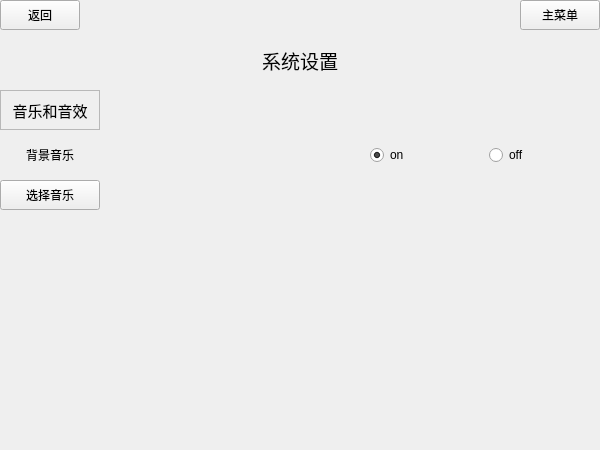
<?xml version="1.0" encoding="UTF-8"?>
<ui version="4.0">
 <class>Xitongsetting</class>
 <widget class="QWidget" name="Xitongsetting">
  <property name="geometry">
   <rect>
    <x>0</x>
    <y>0</y>
    <width>600</width>
    <height>450</height>
   </rect>
  </property>
  <property name="minimumSize">
   <size>
    <width>600</width>
    <height>450</height>
   </size>
  </property>
  <property name="maximumSize">
   <size>
    <width>600</width>
    <height>450</height>
   </size>
  </property>
  <property name="windowTitle">
   <string>Form</string>
  </property>
  <property name="windowIcon">
   <iconset>
    <normaloff>clock.png</normaloff>clock.png</iconset>
  </property>
  <widget class="QPushButton" name="pushButton">
   <property name="geometry">
    <rect>
     <x>0</x>
     <y>0</y>
     <width>80</width>
     <height>30</height>
    </rect>
   </property>
   <property name="text">
    <string>返回</string>
   </property>
  </widget>
  <widget class="QPushButton" name="pushButton_2">
   <property name="geometry">
    <rect>
     <x>520</x>
     <y>0</y>
     <width>80</width>
     <height>30</height>
    </rect>
   </property>
   <property name="text">
    <string>主菜单</string>
   </property>
  </widget>
  <widget class="QLabel" name="label">
   <property name="geometry">
    <rect>
     <x>200</x>
     <y>40</y>
     <width>200</width>
     <height>40</height>
    </rect>
   </property>
   <property name="font">
    <font>
     <pointsize>14</pointsize>
    </font>
   </property>
   <property name="text">
    <string>系统设置</string>
   </property>
   <property name="alignment">
    <set>Qt::AlignCenter</set>
   </property>
  </widget>
  <widget class="QLabel" name="label_2">
   <property name="geometry">
    <rect>
     <x>0</x>
     <y>90</y>
     <width>100</width>
     <height>40</height>
    </rect>
   </property>
   <property name="font">
    <font>
     <pointsize>11</pointsize>
    </font>
   </property>
   <property name="frameShape">
    <enum>QFrame::StyledPanel</enum>
   </property>
   <property name="text">
    <string>音乐和音效</string>
   </property>
   <property name="alignment">
    <set>Qt::AlignCenter</set>
   </property>
  </widget>
  <widget class="QPushButton" name="pushButton_3">
   <property name="geometry">
    <rect>
     <x>0</x>
     <y>180</y>
     <width>100</width>
     <height>30</height>
    </rect>
   </property>
   <property name="text">
    <string>选择音乐</string>
   </property>
  </widget>
  <widget class="QLabel" name="label_3">
   <property name="geometry">
    <rect>
     <x>0</x>
     <y>140</y>
     <width>100</width>
     <height>30</height>
    </rect>
   </property>
   <property name="text">
    <string>背景音乐</string>
   </property>
   <property name="alignment">
    <set>Qt::AlignCenter</set>
   </property>
  </widget>
  <widget class="QWidget" name="horizontalLayoutWidget">
   <property name="geometry">
    <rect>
     <x>370</x>
     <y>140</y>
     <width>231</width>
     <height>31</height>
    </rect>
   </property>
   <layout class="QHBoxLayout" name="horizontalLayout">
    <item>
     <widget class="QRadioButton" name="radioButton_2">
      <property name="text">
       <string>on</string>
      </property>
      <property name="checked">
       <bool>true</bool>
      </property>
     </widget>
    </item>
    <item>
     <widget class="QRadioButton" name="radioButton">
      <property name="text">
       <string>off</string>
      </property>
     </widget>
    </item>
   </layout>
  </widget>
 </widget>
 <resources/>
 <connections/>
</ui>
